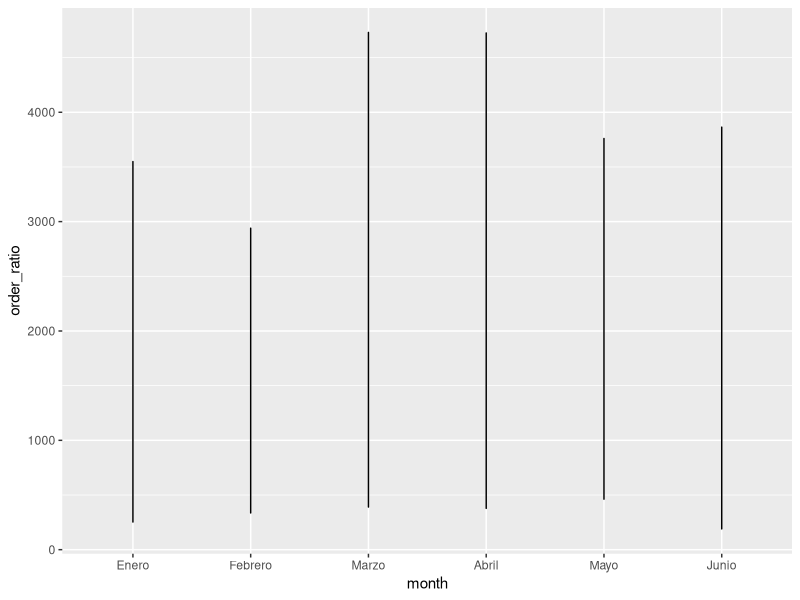
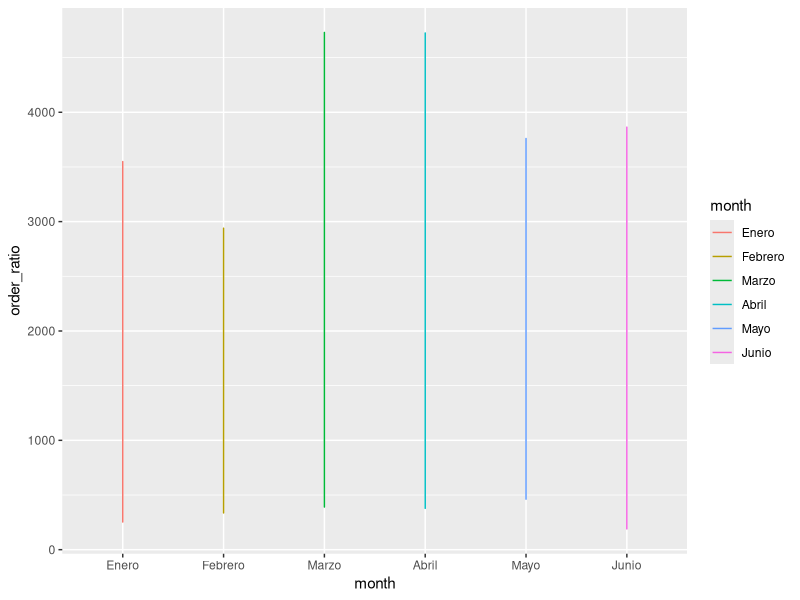
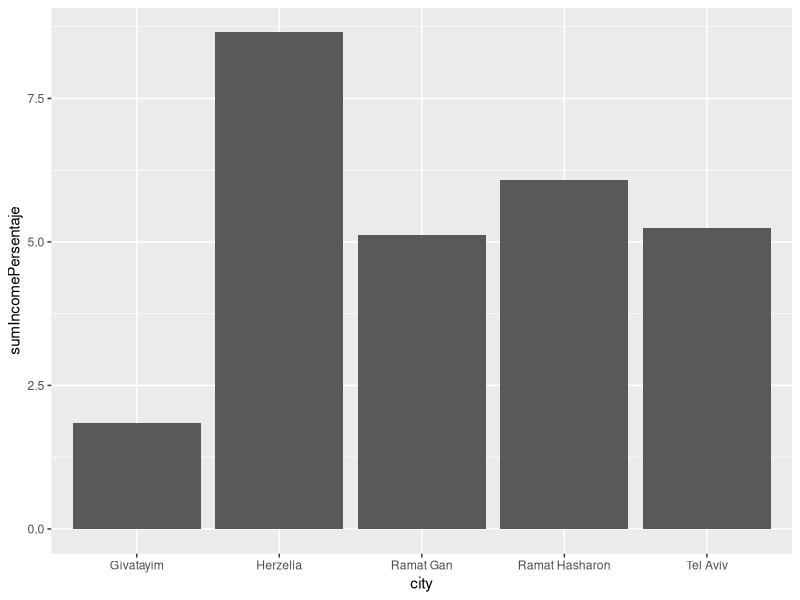
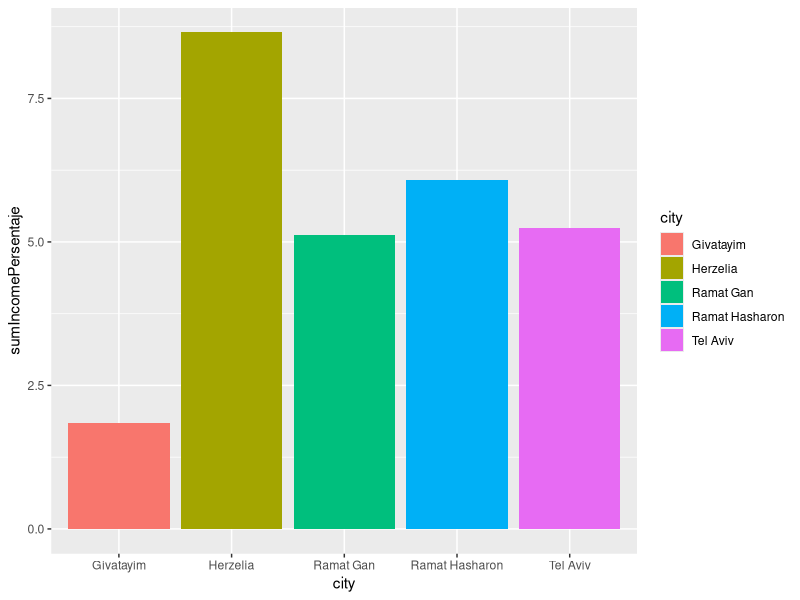
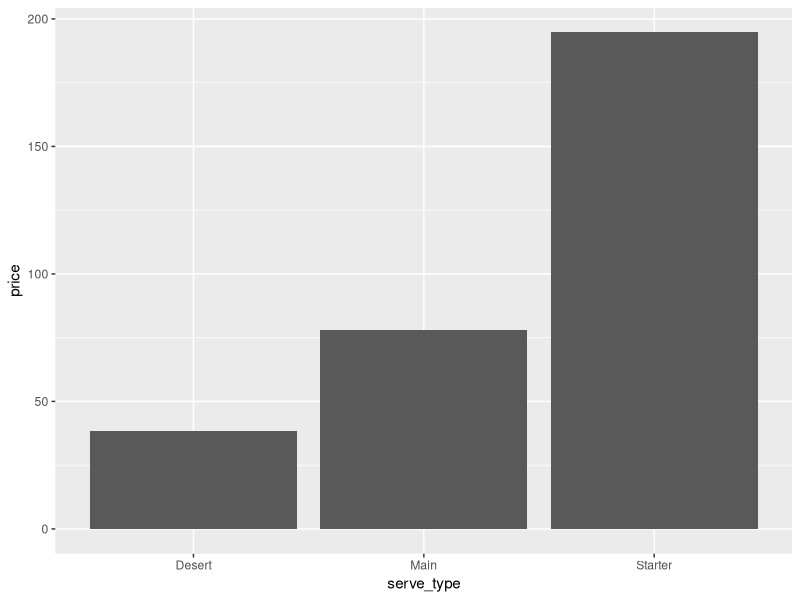
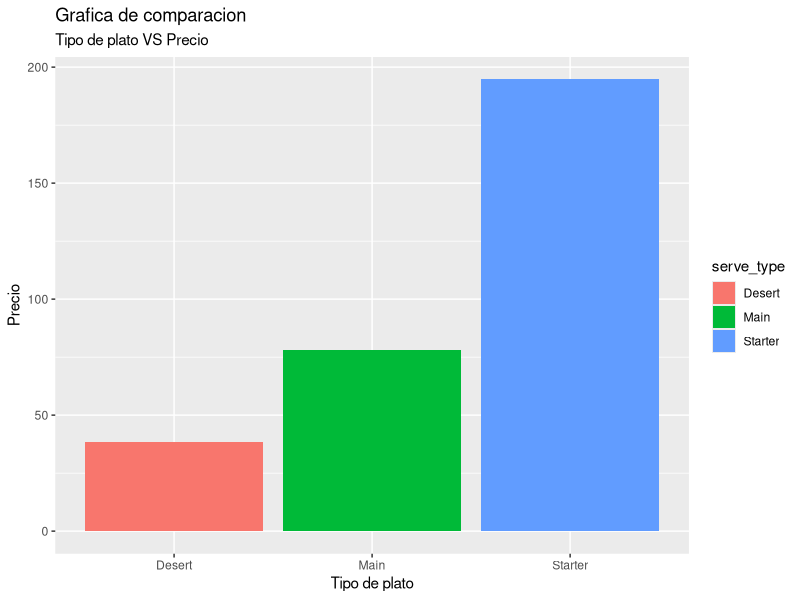

Source code (R) for these figures, in order:
## ---- chunk 1
# 1.1
library(tidyverse)
library(dplyr)
library(ggplot2)

# 1.2
cities <- read_csv("./Dataset/cities.csv")
meal_types <- read_csv("./Dataset/meal_types.csv")
meals <- read_csv("./Dataset/meals.csv")
members <- read_csv("./Dataset/members.csv")
monthly_member_totals <- read_csv("./Dataset/monthly_member_totals.csv")
order_details <- read_csv("./Dataset/order_details.csv")
orders <- read_csv("./Dataset/orders.csv")
restaurant_types <- read_csv("./Dataset/restaurant_types.csv")
restaurants <- read_csv("./Dataset/restaurants.csv")
serve_types <- read_csv("./Dataset/serve_types.csv")

#1.3
print(cities)
print(meal_types)
print(meals)
print(members)
print(monthly_member_totals)
print(order_details)
print(orders)
print(restaurant_types)
print(restaurants)
print(serve_types)


## ---- chunk 2

# 1.4

head(cities)
str(cities)

head(meal_types)
str(meal_types)

head(meals)
str(meals)

head(members)
str(members)

head(monthly_member_totals)
str(monthly_member_totals)

head(order_details)
str(order_details)

head(orders)
str(orders)

head(restaurant_types)
str(restaurant_types)

head(restaurants)
str(restaurants)

head(serve_types)
str(serve_types)
## ---- chunk 3
# 2.1
members$sex <- factor(members$sex)
levels(members$sex) <- c("Femenino", "Masculino")
print(members)

# 2.2
meals$hot_cold <- factor(meals$hot_cold, levels = c("Cold", "Hot"), ordered = TRUE)
print(meals$hot_cold[1] < meals$hot_cold[2])

# 2.3
monthly_member_totals$sex <- factor(monthly_member_totals$sex)
levels(monthly_member_totals$sex) <- c("Femenino", "Masculino")

monthly_member_totals$month <- factor(monthly_member_totals$month)
levels(monthly_member_totals$month) <- c("Enero", "Febrero", "Marzo", "Abril", "Mayo", "Junio")

monthly_member_totals <- monthly_member_totals %>%
        mutate(order_ratio = order_count * meals_count)

# 2.4
print(monthly_member_totals)
## ---- chunk 4
library(ggplot2)

# 3.1
ggplot(monthly_member_totals, aes(x = month, y = order_ratio)) + geom_line()

# 3.2
ggplot(monthly_member_totals, aes(x = month, y = order_ratio, color = month)) + geom_line()
## ---- chunk 5
options(tibble.print_max = Inf, tibble.print_min = Inf)  # Muestra todas las filas
# 3.3 USar Cities, members, orders, restaurants

# 3.4
data_merge <- orders %>%
  inner_join(members, by = c("member_id" = "id")) %>%
  inner_join(cities, by = c("city_id" = "id")) %>%
  inner_join(restaurants, by = c("restaurant_id" = "id"), suffix = c("_MEMBER", "_RESTAURANT"))  %>%
  inner_join(cities, by = c("city_id_RESTAURANT" = "id"), suffix = c("_MEMBER", "_RESTAURANT"))

# 3.5 
select_data <- data_merge %>%
  select(
    first_name, surname, sex, email, city_MEMBER,
    date, hour, total_order, restaurant_name, city_RESTAURANT
 )

# 3.6
sorted_data <- select_data %>%
  arrange(total_order)
# 3.7
print(sorted_data) #write_csv(sorted_data, "datos_ordenados.csv")
## ---- chunk 6
# 3.9
meals_info <- meals %>%
        inner_join(serve_types, by = c("serve_type_id" = "id")) %>%
        inner_join(meal_types, by = c("meal_type_id" = "id")) %>%
        inner_join(restaurants, by = c("restaurant_id" = "id")) %>%
        inner_join(cities, by = c("city_id" = "id")) %>%
        inner_join(restaurant_types, by = c("restaurant_type_id" = "id"))

# 3.10
meals_info_selected <- meals_info %>%
        select(restaurant_name, city, restaurant_type, income_persentage, serve_type, meal_type, meal_name, price)

# 3.11
count_by_meal_type <- meals_info_selected %>%
        count(meal_type)

# 3.12
print(count_by_meal_type)
## ---- chunk 7
# 3.13
sum_income_persentaje <- meals_info_selected %>%
        group_by(city) %>%
        summarize(sumIncomePersentaje = sum(income_persentage))

# 3.14
print(sum_income_persentaje)

# 3.15
ggplot(sum_income_persentaje, aes(x = city, y = sumIncomePersentaje)) + geom_col()

# 3.16
ggplot(sum_income_persentaje, aes(x = city, y = sumIncomePersentaje, fill = city)) + geom_col()
## ---- chunk 8
# 3.17 y 3.18
meals_info_filtered <- meals_info_selected %>%
        filter(meal_type == "Vegan" | meal_type == "Chicken", restaurant_name == "Restaurant 2", price > 30)

# 3.19
ggplot(meals_info_filtered, aes(x = serve_type, y = price)) + geom_col()

# 3.20
ggplot(meals_info_filtered, aes(x = serve_type, y = price, fill = serve_type)) + geom_col() + labs(x = "Tipo de plato", y = "Precio", title = "Grafica de comparacion", subtitle = "Tipo de plato VS Precio")
